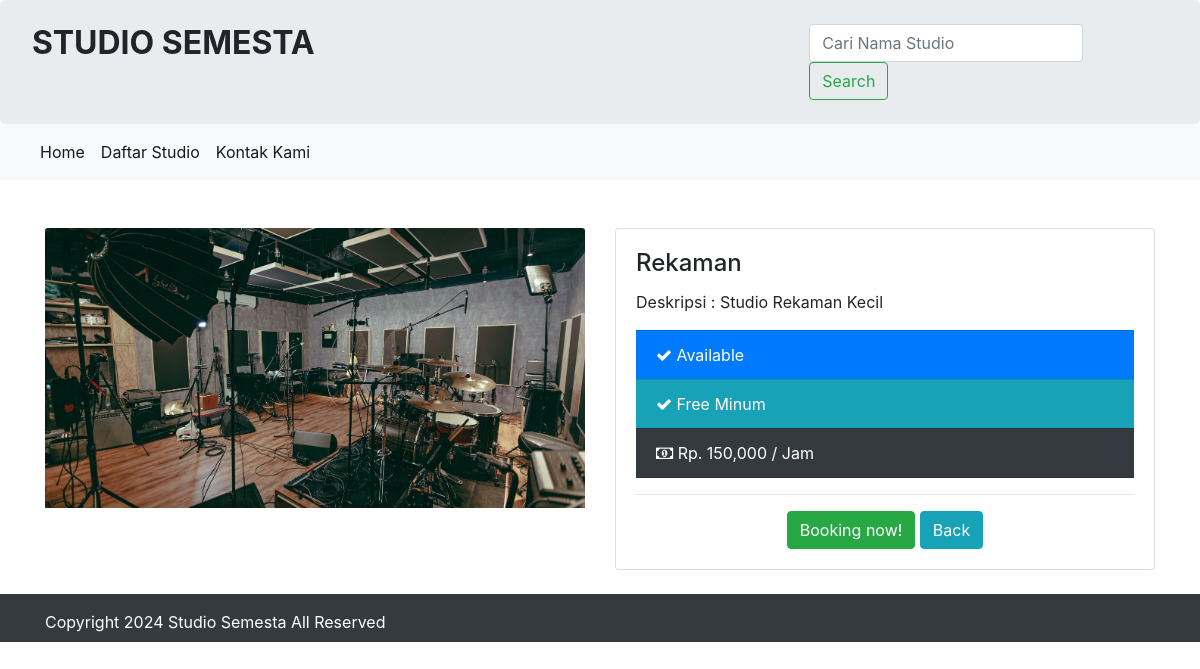
/detail.php?id=8, run on the app's committed database.
### tables this page shows
CREATE TABLE `studio` (          
  `id_studio` int(11) NOT NULL,      
  `no_studio` varchar(255) NOT NULL,  
  `jenis` varchar(255) NOT NULL,     
  `harga` int(255) NOT NULL,
  `deskripsi` varchar(255) NOT NULL,
  `status` varchar(255) NOT NULL,
  `gambar` text NOT NULL
);

### detail.php (the view, shortened to what this page needs)
<?php
    require 'koneksi/koneksi.php';
    include 'header.php';
    $id = strip_tags($_GET['id']);
    $hasil = $koneksi->query("SELECT * FROM studio WHERE id_studio = '$id'")->fetch();
?>
<div class="container mt-5">
<div class="row">
    <div class="col-sm-6">
        <img class="card-img-top w-100"
            style="object-fit:cover;"
            src="assets/image/<?php echo $hasil['gambar'];?>" alt="">
    </div>
    <div class="col-sm-6">
        <div class="card">
            <div class="card-body">
                <h4 class="card-title"><?php echo $hasil['jenis'];?></h4>
                <p class="card-text">
                    Deskripsi :
                    <?php echo $hasil['deskripsi'];?>
                </p>
                <ul class="list-group list-group-flush">
                    <?php if($hasil['status'] == 'Tersedia'){?>
                    <li class="list-group-item bg-primary text-white">
                        <i class="fa fa-check"></i> Available
                    </li>
                    <?php }else{?>
                    <li class="list-group-item bg-danger text-white">
                        <i class="fa fa-close"></i> Not Available
                    </li>
                    <?php }?>
                    <li class="list-group-item bg-info text-white"><i class="fa fa-check"></i> Free Minum</li>
                    <li class="list-group-item bg-dark text-white">
                        <i class="fa fa-money"></i> Rp. <?php echo number_format($hasil['harga']);?> / Jam
                    </li>
                </ul>
                <hr/>
                <center>
                    <a href="booking.php?id=<?php echo $hasil['id_studio'];?>" class="btn btn-success">Booking now!</a>
                    <a href="index.php" class="btn btn-info">Back</a>
                </center>
            </div>
         </div>
    </div>
</div>
</div>
<?php include 'footer.php';?>

### data on the page
studio: gambar (picture), jenis "Rekaman", deskripsi "Studio Rekaman Kecil", harga "150,000"
